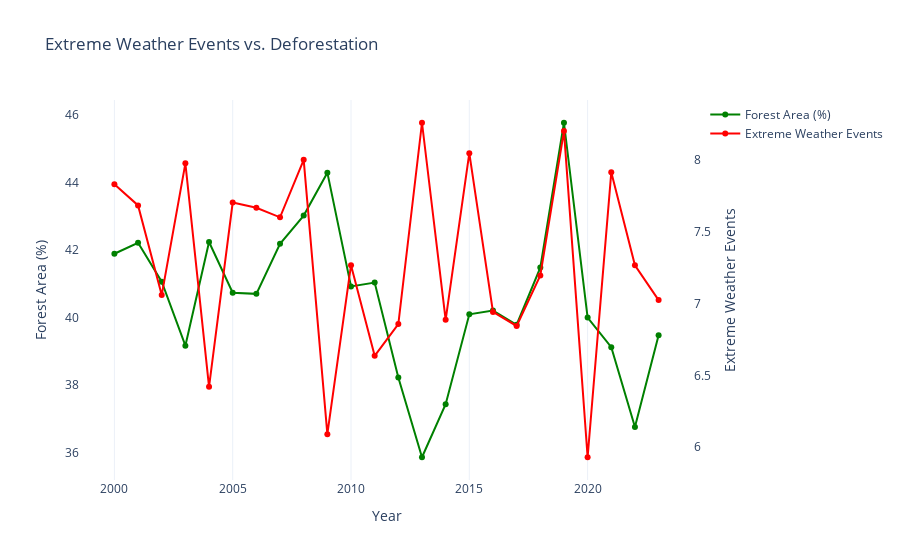

Source (notebook cell):
### Markdown cell above
# Hypothesis: "A decrease in forest area percentage leads to an increase in extreme weather events." 

* Visualization: Dual-axis line chart showing trends.

### Code cell
# Aggregate data by year for trend analysis
df_grouped = df.groupby("Year").agg({
    'Forest_Area_pct': 'mean',          # Example: mean of Forest_Area_pct
    'Extreme_Weather_Events': 'mean',   # Example: mean of Extreme_Weather_Events
    # Add other numeric columns here with their aggregation method
}).reset_index()

# Create figure
fig = go.Figure()

# Add line for Forest Area Percentage
fig.add_trace(go.Scatter(x=df_grouped["Year"], y=df_grouped["Forest_Area_pct"],
                         mode='lines+markers', name='Forest Area (%)',
                         line=dict(color='green')))

# Add line for Extreme Weather Events
fig.add_trace(go.Scatter(x=df_grouped["Year"], y=df_grouped["Extreme_Weather_Events"],
                         mode='lines+markers', name='Extreme Weather Events',
                         line=dict(color='red'), yaxis="y2"))

# Update layout for dual-axis
fig.update_layout(
    title="Extreme Weather Events vs. Deforestation",
    xaxis=dict(title="Year"),
    yaxis=dict(title="Forest Area (%)", side="left", showgrid=False),
    yaxis2=dict(title="Extreme Weather Events", side="right", overlaying="y", showgrid=False),
    template="plotly_white"
)

# Show the plot
fig.show()

### Figure 1 — Plotly figure (JSON) as saved in the notebook; plotly's stock layout.template omitted (floating-point values rounded to 4 significant figures)
{"data": [{"line": {"color": "green"}, "mode": "lines+markers", "name": "Forest Area (%)", "type": "scatter", "x": [2000, 2001, 2002, 2003, 2004, 2005, 2006, 2007, 2008, 2009, 2010, 2011, 2012, 2013, 2014, 2015, 2016, 2017, 2018, 2019, 2020, 2021, 2022, 2023], "y": [41.89, 42.22, 41.06, 39.17, 42.24, 40.74, 40.7, 42.19, 43.02, 44.29, 40.92, 41.04, 38.23, 35.86, 37.43, 40.1, 40.21, 39.79, 41.48, 45.77, 40, 39.12, 36.76, 39.47]}, {"line": {"color": "red"}, "mode": "lines+markers", "name": "Extreme Weather Events", "type": "scatter", "x": [2000, 2001, 2002, 2003, 2004, 2005, 2006, 2007, 2008, 2009, 2010, 2011, 2012, 2013, 2014, 2015, 2016, 2017, 2018, 2019, 2020, 2021, 2022, 2023], "y": [7.83, 7.683, 7.059, 7.976, 6.42, 7.703, 7.667, 7.6, 8, 6.091, 7.267, 6.636, 6.857, 8.258, 6.886, 8.047, 6.941, 6.844, 7.196, 8.2, 5.93, 7.913, 7.267, 7.024], "yaxis": "y2"}], "layout": {"title": {"text": "Extreme Weather Events vs. Deforestation"}, "xaxis": {"title": {"text": "Year"}}, "yaxis": {"showgrid": false, "side": "left", "title": {"text": "Forest Area (%)"}}, "yaxis2": {"overlaying": "y", "showgrid": false, "side": "right", "title": {"text": "Extreme Weather Events"}}}}
